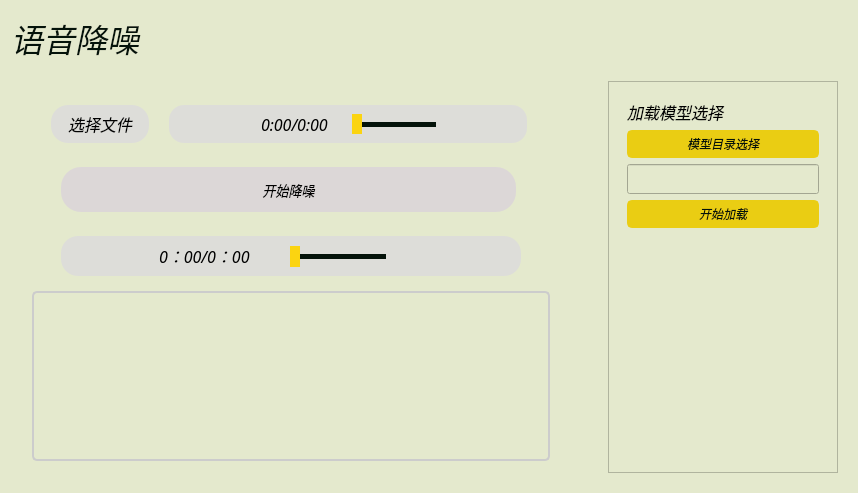
               <widget class="QWidget" name="page_Denoise">
                <property name="font">
                 <font>
                  <family>Smiley Sans</family>
                  <italic>true</italic>
                 </font>
                </property>
                <property name="styleSheet">
                 <string notr="true">background:#e4e9cd;</string>
                </property>
                <layout class="QVBoxLayout" name="verticalLayout_16" stretch="0,0">
                 <item>
                  <widget class="QLabel" name="Denoise_label_Title">
                   <property name="minimumSize">
                    <size>
                     <width>0</width>
                     <height>55</height>
                    </size>
                   </property>
                   <property name="maximumSize">
                    <size>
                     <width>16777215</width>
                     <height>55</height>
                    </size>
                   </property>
                   <property name="font">
                    <font>
                     <family>Smiley Sans</family>
                     <pointsize>24</pointsize>
                     <italic>true</italic>
                    </font>
                   </property>
                   <property name="text">
                    <string>&lt;html&gt;&lt;head/&gt;&lt;body&gt;&lt;p&gt;&lt;span style=&quot; color:#04130a;&quot;&gt;语音降噪&lt;/span&gt;&lt;/p&gt;&lt;/body&gt;&lt;/html&gt;
</string>
                   </property>
                  </widget>
                 </item>
                 <item>
                  <widget class="QFrame" name="Denoise_frame_1">
                   <property name="font">
                    <font>
                     <pointsize>10</pointsize>
                    </font>
                   </property>
                   <layout class="QHBoxLayout" name="horizontalLayout_29">
                    <item>
                     <widget class="QGroupBox" name="groupBox_2">
                      <property name="styleSheet">
                       <string notr="true">border: 2px;
border-radius: 5px;	
</string>
                      </property>
                      <property name="title">
                       <string/>
                      </property>
                      <property name="flat">
                       <bool>false</bool>
                      </property>
                      <layout class="QVBoxLayout" name="verticalLayout_5">
                       <item>
                        <widget class="QFrame" name="horizontalFrame">
                         <layout class="QHBoxLayout" name="horizontalLayout_21">
                          <item>
                           <widget class="QPushButton" name="Denoise_pushButton_SelectFile">
                            <property name="minimumSize">
                             <size>
                              <width>108</width>
                              <height>38</height>
                             </size>
                            </property>
                            <property name="font">
                             <font>
                              <family>Smiley Sans</family>
                              <pointsize>12</pointsize>
                              <weight>50</weight>
                              <italic>true</italic>
                              <bold>false</bold>
                             </font>
                            </property>
                            <property name="styleSheet">
                             <string notr="true">QPushButton {
	border-radius:1px;
	font: italic 12pt &quot;Smiley Sans&quot;;
	background-color:#ddddd9;
	border-radius:17px;
	margin-left:10px;
}
QPushButton:hover {
	border: 2px solid #e4e4e1;
	background-color: #e4e4e1;
}
QPushButton:pressed {	
	border: 2px solid #eeeeec;
	background-color: #eeeeec;
}
</string>
                            </property>
                            <property name="text">
                             <string>选择文件</string>
                            </property>
                           </widget>
                          </item>
                          <item>
                           <widget class="QFrame" name="horizontalFrame_4">
                            <property name="minimumSize">
                             <size>
                              <width>0</width>
                              <height>38</height>
                             </size>
                            </property>
                            <property name="maximumSize">
                             <size>
                              <width>16777215</width>
                              <height>38</height>
                             </size>
                            </property>
                            <property name="styleSheet">
                             <string notr="true">background-color:#ddddd9;
height:32px;
border-radius:15px;
margin-left:14px;
margin-right:14px;</string>
                            </property>
                            <layout class="QHBoxLayout" name="horizontalLayout_19">
                             <item>
                              <widget class="QPushButton" name="Denoise_pushButton_PlayAudio_before">
                               <property name="sizePolicy">
                                <sizepolicy hsizetype="Minimum" vsizetype="Fixed">
                                 <horstretch>0</horstretch>
                                 <verstretch>0</verstretch>
                                </sizepolicy>
                               </property>
                               <property name="minimumSize">
                                <size>
                                 <width>20</width>
                                 <height>20</height>
                                </size>
                               </property>
                               <property name="baseSize">
                                <size>
                                 <width>12</width>
                                 <height>12</height>
                                </size>
                               </property>
                               <property name="font">
                                <font>
                                 <family>MicrosoftJhengHei</family>
                                </font>
                               </property>
                               <property name="styleSheet">
                                <string notr="true">QPushButton {
	border-radius:7px;
	border:2px soild;
	margin-left:15px;
	margin-right:15px;
	margin-bottom:2px;
}
QPushButton:hover {
	border: 2px solid #e4e4e1;
	background-color: #e4e4e1;
}
QPushButton:pressed {	
	border: 2px solid #eeeeec;
	background-color: #eeeeec;
}
</string>
                               </property>
                               <property name="text">
                                <string/>
                               </property>
                               <property name="icon">
                                <iconset>
                                 <normaloff>icons/1x/play-button-circled.png</normaloff>icons/1x/play-button-circled.png</iconset>
                               </property>
                               <property name="iconSize">
                                <size>
                                 <width>21</width>
                                 <height>21</height>
                                </size>
                               </property>
                              </widget>
                             </item>
                             <item>
                              <widget class="QLabel" name="Denoise_label_AudioTime_before">
                               <property name="font">
                                <font>
                                 <family>Smiley Sans</family>
                                 <pointsize>12</pointsize>
                                 <weight>50</weight>
                                 <italic>true</italic>
                                 <bold>false</bold>
                                </font>
                               </property>
                               <property name="styleSheet">
                                <string notr="true">margin-right:0 px;
font: italic 12pt &quot;Smiley Sans&quot;;</string>
                               </property>
                               <property name="text">
                                <string>0:00/0:00</string>
                               </property>
                              </widget>
                             </item>
                             <item>
                              <widget class="QSlider" name="Denoise_Slider_before">
                               <property name="styleSheet">
                                <string notr="true">QSlider::groove:horizontal {
    height:5px;
    background: #04130a;
}

QSlider::handle:horizontal {
    background:#fbd411;
    width: 10px;
margin:-8px 0
}</string>
                               </property>
                               <property name="orientation">
                                <enum>Qt::Horizontal</enum>
                               </property>
                              </widget>
                             </item>
                             <item>
                              <widget class="QPushButton" name="Denoise_pushButton_VolumeAdjustment_before">
                               <property name="styleSheet">
                                <string notr="true">
QPushButton {
	border-radius:7px;
	border:2px soild;
	margin-left:15px;
	margin-right:15px;
	margin-bottom:2px;
}
QPushButton:hover {
	border: 2px solid #e4e4e1;
	background-color: #e4e4e1;
}
QPushButton:pressed {	
	border: 2px solid #eeeeec;
	background-color: #eeeeec;
}
</string>
                               </property>
                               <property name="text">
                                <string/>
                               </property>
                               <property name="icon">
                                <iconset>
                                 <normaloff>icons/1x/speaker.png</normaloff>icons/1x/speaker.png</iconset>
                               </property>
                              </widget>
                             </item>
                            </layout>
                           </widget>
                          </item>
                         </layout>
                        </widget>
                       </item>
                       <item>
                        <widget class="QFrame" name="frame_2">
                         <property name="frameShape">
                          <enum>QFrame::StyledPanel</enum>
                         </property>
                         <property name="frameShadow">
                          <enum>QFrame::Raised</enum>
                         </property>
                         <layout class="QHBoxLayout" name="horizontalLayout_23">
                          <item>
                           <widget class="QPushButton" name="Denoise_pushButton_StartDenoising">
                            <property name="sizePolicy">
                             <sizepolicy hsizetype="Minimum" vsizetype="Fixed">
                              <horstretch>0</horstretch>
                              <verstretch>0</verstretch>
                             </sizepolicy>
                            </property>
                            <property name="minimumSize">
                             <size>
                              <width>44</width>
                              <height>0</height>
                             </size>
                            </property>
                            <property name="sizeIncrement">
                             <size>
                              <width>0</width>
                              <height>0</height>
                             </size>
                            </property>
                            <property name="font">
                             <font>
                              <family>Smiley Sans</family>
                              <pointsize>10</pointsize>
                              <italic>true</italic>
                             </font>
                            </property>
                            <property name="styleSheet">
                             <string notr="true">

QPushButton {
	height:45px;
	border-radius:20px;
	margin-left:20px;
	margin-right:25px;
	background:#dcd7d7;
	width:140px;
}
QPushButton:hover {
	border: 2px solid #e4e4e1;
	background-color: #e4e4e1;
}
QPushButton:pressed {	
	border: 2px solid #eeeeec;
	background-color: #eeeeec;
}</string>
                            </property>
                            <property name="text">
                             <string>开始降噪</string>
                            </property>
                            <property name="icon">
                             <iconset>
                              <normaloff>icons/1x/icons8-audio-wave-22.png</normaloff>icons/1x/icons8-audio-wave-22.png</iconset>
                            </property>
                           </widget>
                          </item>
                         </layout>
                        </widget>
                       </item>
                       <item>
                        <widget class="QFrame" name="frame_3">
                         <property name="styleSheet">
                          <string notr="true">QWeight{
    border-style: solid;
    border-width: 1px;
    border-color: #000000;
}
</string>
                         </property>
                         <layout class="QHBoxLayout" name="horizontalLayout_35">
                          <item>
                           <widget class="QFrame" name="horizontalFrame_5">
                            <property name="minimumSize">
                             <size>
                              <width>0</width>
                              <height>40</height>
                             </size>
                            </property>
                            <property name="maximumSize">
                             <size>
                              <width>16777215</width>
                              <height>40</height>
                             </size>
                            </property>
                            <property name="styleSheet">
                             <string notr="true">background-color:#ddddd9;
height:35px;
border-radius:17px;
margin-left:20px;
margin-right:20px;</string>
                            </property>
                            <layout class="QHBoxLayout" name="horizontalLayout_33">
                             <item>
                              <widget class="QPushButton" name="Denoise_pushButton_PlayAudio_after">
                               <property name="minimumSize">
                                <size>
                                 <width>15</width>
                                 <height>15</height>
                                </size>
                               </property>
                               <property name="baseSize">
                                <size>
                                 <width>12</width>
                                 <height>12</height>
                                </size>
                               </property>
                               <property name="font">
                                <font>
                                 <family>MicrosoftJhengHei</family>
                                </font>
                               </property>
                               <property name="styleSheet">
                                <string notr="true">

QPushButton {

	border:2px soild;
	border-radius:7px;
	margin-left:25px;
	margin-right:5px;
	margin-bottom:2px;
}
QPushButton:hover {
	border: 2px solid #e4e4e1;
	background-color: #e4e4e1;
}
QPushButton:pressed {	
	border: 2px solid #eeeeec;
	background-color: #eeeeec;
}
</string>
                               </property>
                               <property name="text">
                                <string/>
                               </property>
                               <property name="icon">
                                <iconset>
                                 <normaloff>icons/1x/play-button-circled.png</normaloff>icons/1x/play-button-circled.png</iconset>
                               </property>
                              </widget>
                             </item>
                             <item>
                              <widget class="QLabel" name="Denoise_label_AudioTime_after">
                               <property name="font">
                                <font>
                                 <family>Smiley Sans</family>
                                 <pointsize>12</pointsize>
                                 <weight>50</weight>
                                 <italic>true</italic>
                                 <bold>false</bold>
                                </font>
                               </property>
                               <property name="styleSheet">
                                <string notr="true">margin-right:10px;
font: italic 12pt &quot;Smiley Sans&quot;;
</string>
                               </property>
                               <property name="text">
                                <string>0：00/0：00</string>
                               </property>
                              </widget>
                             </item>
                             <item>
                              <widget class="QSlider" name="Denoise_Slider_after">
                               <property name="styleSheet">
                                <string notr="true">QSlider::groove:horizontal {
    height:5px;
    background: #04130a;
}

QSlider::handle:horizontal {
    background:#fbd411;
    width: 10px;
margin:-8px 0
}</string>
                               </property>
                               <property name="orientation">
                                <enum>Qt::Horizontal</enum>
                               </property>
                              </widget>
                             </item>
                             <item>
                              <widget class="QPushButton" name="Denoise_pushButton_VolumeAdjustment_after">
                               <property name="styleSheet">
                                <string notr="true">
QPushButton {
	border:2px soild;
	border-radius:8px;
	margin-right:5px;
	margin-left:10px;
}
QPushButton:hover {
	border: 2px solid #e4e4e1;
	background-color: #e4e4e1;
}
QPushButton:pressed {	
	border: 2px solid #eeeeec;
	background-color: #eeeeec;
}
</string>
                               </property>
                               <property name="text">
                                <string/>
                               </property>
                               <property name="icon">
                                <iconset>
                                 <normaloff>icons/1x/speaker.png</normaloff>icons/1x/speaker.png</iconset>
                               </property>
                              </widget>
                             </item>
                             <item>
                              <widget class="QPushButton" name="Denoise_pushButton_more">
                               <property name="styleSheet">
                                <string notr="true">

QPushButton {
	font: italic 14pt &quot;Smiley Sans&quot;;
	background-color:#ddddd9;
	border-radius:9px;
	margin-left:5px;
	margin-right:10px;
}
QPushButton:hover {
	border: 2px solid #e4e4e1;
	background-color: #e4e4e1;
}
QPushButton:pressed {	
	border: 2px solid #eeeeec;
	background-color: #eeeeec;
}
</string>
                               </property>
                               <property name="text">
                                <string/>
                               </property>
                               <property name="icon">
                                <iconset>
                                 <normaloff>icons/1x/menu-vertical.png</normaloff>icons/1x/menu-vertical.png</iconset>
                               </property>
                               <layout class="QHBoxLayout" name="horizontalLayout_34"/>
                              </widget>
                             </item>
                            </layout>
                           </widget>
                          </item>
                         </layout>
                        </widget>
                       </item>
                       <item>
                        <widget class="QTextBrowser" name="Denoise_textBrowser">
                         <property name="minimumSize">
                          <size>
                           <width>0</width>
                           <height>165</height>
                          </size>
                         </property>
                         <property name="maximumSize">
                          <size>
                           <width>16777215</width>
                           <height>170</height>
                          </size>
                         </property>
                         <property name="font">
                          <font>
                           <family>Smiley Sans</family>
                           <italic>true</italic>
                          </font>
                         </property>
                         <property name="autoFillBackground">
                          <bool>false</bool>
                         </property>
                         <property name="styleSheet">
                          <string notr="true">QTextBrowser{
border: 2px solid #cccccc;
border-radius: 5px;	
}
QScrollBar:vertical {
	background:#e4e9cd;
    width:20px;
    margin: 0px 0px 0px 0px;
}
QScrollBar::handle:vertical {
    background:#645c0c;
}
QScrollBar::add-page:vertical {
 	background:#22a241;
}
QScrollBar::sub-page:vertical {
 	background:#fbd411;
}
</string>
                         </property>
                        </widget>
                       </item>
                      </layout>
                     </widget>
                    </item>
                    <item>
                     <spacer name="horizontalSpacer">
                      <property name="orientation">
                       <enum>Qt::Horizontal</enum>
                      </property>
                      <property name="sizeType">
                       <enum>QSizePolicy::Fixed</enum>
                      </property>
                      <property name="sizeHint" stdset="0">
                       <size>
                        <width>40</width>
                        <height>20</height>
                       </size>
                      </property>
                     </spacer>
                    </item>
                    <item>
                     <widget class="QFrame" name="Denoise_frame_2">
                      <property name="minimumSize">
                       <size>
                        <width>230</width>
                        <height>0</height>
                       </size>
                      </property>
                      <property name="maximumSize">
                       <size>
                        <width>230</width>
                        <height>16777215</height>
                       </size>
                      </property>
                      <property name="frameShape">
                       <enum>QFrame::StyledPanel</enum>
                      </property>
                      <property name="frameShadow">
                       <enum>QFrame::Raised</enum>
                      </property>
                      <layout class="QVBoxLayout" name="verticalLayout_6">
                       <item>
                        <widget class="QWidget" name="Denoise_widget_1" native="true">
                         <property name="minimumSize">
                          <size>
                           <width>181</width>
                           <height>0</height>
                          </size>
                         </property>
                         <property name="font">
                          <font>
                           <family>Smiley Sans</family>
                           <italic>true</italic>
                          </font>
                         </property>
                         <layout class="QVBoxLayout" name="verticalLayout_26">
                          <item>
                           <widget class="QLabel" name="Denoise_label_LoadtheModel">
                            <property name="enabled">
                             <bool>true</bool>
                            </property>
                            <property name="font">
                             <font>
                              <family>Smiley Sans</family>
                              <pointsize>12</pointsize>
                              <weight>50</weight>
                              <italic>true</italic>
                              <bold>false</bold>
                             </font>
                            </property>
                            <property name="styleSheet">
                             <string notr="true"/>
                            </property>
                            <property name="text">
                             <string>加载模型选择</string>
                            </property>
                            <property name="scaledContents">
                             <bool>false</bool>
                            </property>
                            <property name="margin">
                             <number>5</number>
                            </property>
                           </widget>
                          </item>
                          <item>
                           <widget class="QPushButton" name="Denoise_pushButton_SelectTheModel">
                            <property name="minimumSize">
                             <size>
                              <width>0</width>
                              <height>28</height>
                             </size>
                            </property>
                            <property name="font">
                             <font>
                              <family>Smiley Sans</family>
                              <italic>true</italic>
                             </font>
                            </property>
                            <property name="styleSheet">
                             <string notr="true">QPushButton {
	border: 2px solid #eacd13;
	border-radius: 5px;	
	color:#04130a;
	background-color: #eacd13;
}
QPushButton:hover {
	border: 2px solid #fbd411;
	background-color: #fbd411;
}
QPushButton:pressed {	
	border: 2px solid #f6e56a;
	background-color: #f6e56a;
}

QPushButton:disabled {	
	border-radius: 5px;	
	border: 2px solid rgb(112,112,112);
	background-color: rgb(112,112,112);
}</string>
                            </property>
                            <property name="text">
                             <string>模型目录选择</string>
                            </property>
                           </widget>
                          </item>
                          <item>
                           <widget class="QLineEdit" name="model_path_se_edit">
                            <property name="minimumSize">
                             <size>
                              <width>0</width>
                              <height>30</height>
                             </size>
                            </property>
                            <property name="maximumSize">
                             <size>
                              <width>16777215</width>
                              <height>30</height>
                             </size>
                            </property>
                           </widget>
                          </item>
                          <item>
                           <widget class="QPushButton" name="Denoise_pushButton_StartLoading">
                            <property name="minimumSize">
                             <size>
                              <width>0</width>
                              <height>28</height>
                             </size>
                            </property>
                            <property name="font">
                             <font>
                              <family>Smiley Sans</family>
                              <italic>true</italic>
                             </font>
                            </property>
                            <property name="styleSheet">
                             <string notr="true">QPushButton {
	border: 2px solid #eacd13;
	border-radius: 5px;	
	color:#04130a;
	background-color: #eacd13;
}
QPushButton:hover {
	border: 2px solid #fbd411;
	background-color: #fbd411;
}
QPushButton:pressed {	
	border: 2px solid #f6e56a;
	background-color: #f6e56a;
}

QPushButton:disabled {	
	border-radius: 5px;	
	border: 2px solid rgb(112,112,112);
	background-color: rgb(112,112,112);
}</string>
                            </property>
                            <property name="text">
                             <string>开始加载</string>
                            </property>
                           </widget>
                          </item>
                         </layout>
                        </widget>
                       </item>
                       <item>
                        <spacer name="verticalSpacer_6">
                         <property name="orientation">
                          <enum>Qt::Vertical</enum>
                         </property>
                         <property name="sizeHint" stdset="0">
                          <size>
                           <width>20</width>
                           <height>40</height>
                          </size>
                         </property>
                        </spacer>
                       </item>
                      </layout>
                     </widget>
                    </item>
                   </layout>
                  </widget>
                 </item>
                </layout>
               </widget>
